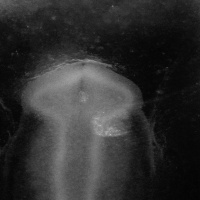
#> input picture chick_classifier_master/held back test_data/10.1_held_back/10.1_005_000.jpg, 200 x 200 px
$ python rotate_simple.py --image '../../held back test_data/10.1_held_back/10.1_005_000.jpg'
#> lines starting #> are read from the running program, lines starting #| are printed output that depends on the picture
# import the necessary packages
import numpy as np
import argparse
import imutils
import cv2

# construct the argument parse and parse the arguments
ap = argparse.ArgumentParser()
ap.add_argument("-i", "--image", required=True,
	help="path to the image file")
args = vars(ap.parse_args())

# load the image from disk
image = cv2.imread(args["image"])
#> image is the input picture: shape (200, 200, 3); min 3, max 186, mean 47.8

# loop over the rotation angles again, this time ensuring
# no part of the image is cut off
for angle in np.arange(0, 360, 15):
	rotated = imutils.rotate_bound(image, angle)
	cv2.imshow("Rotated (Correct)", rotated)
	cv2.waitKey(0)
#> this loop made 24 passes
#> pass 2, `rotated = imutils.rotate_bound(image, angle)`:
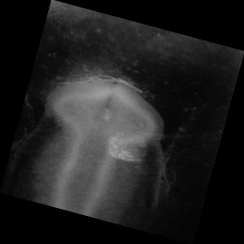
#> rotated: shape (244, 244, 3); min 0, max 174, mean 32.1
#> pass 3, `rotated = imutils.rotate_bound(image, angle)`:
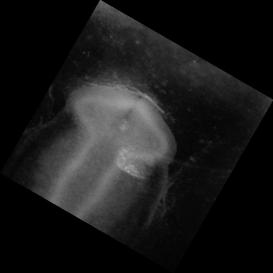
#> rotated: shape (273, 273, 3); min 0, max 177, mean 25.7

$ run again, on chick_classifier_master/held back test_data/10.1_held_back/10.1_005_002.jpg
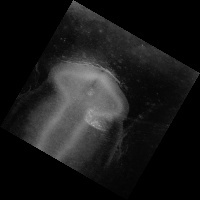
#> input picture chick_classifier_master/held back test_data/10.1_held_back/10.1_005_002.jpg, 200 x 200 px
#> image is the input picture: shape (200, 200, 3); min 0, max 176, mean 25.6
#> the loop `for angle in np.arange(0, 360, 15):` made 24 passes
#> pass 2, `rotated = imutils.rotate_bound(image, angle)`:
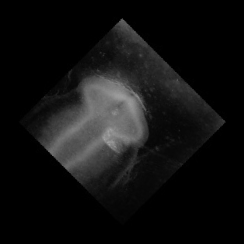
#> rotated: shape (244, 244, 3); min 0, max 162, mean 17.2
#> pass 3, `rotated = imutils.rotate_bound(image, angle)`:
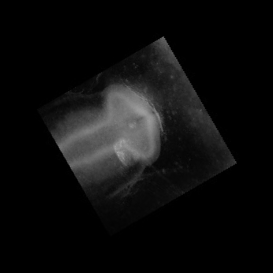
#> rotated: shape (273, 273, 3); min 0, max 163, mean 13.8

$ run again, on chick_classifier_master/held back test_data/10.1_held_back/10.1_005_003.jpg
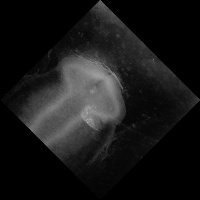
#> input picture chick_classifier_master/held back test_data/10.1_held_back/10.1_005_003.jpg, 200 x 200 px
#> image is the input picture: shape (200, 200, 3); min 0, max 185, mean 23.9
#> the loop `for angle in np.arange(0, 360, 15):` made 24 passes
#> pass 2, `rotated = imutils.rotate_bound(image, angle)`:
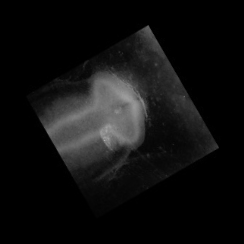
#> rotated: shape (244, 244, 3); min 0, max 174, mean 16.1
#> pass 3, `rotated = imutils.rotate_bound(image, angle)`:
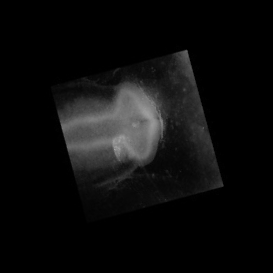
#> rotated: shape (273, 273, 3); min 0, max 162, mean 12.8

$ run again, on chick_classifier_master/held back test_data/10.1_held_back/10.1_005_004.jpg
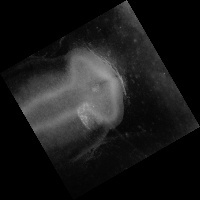
#> input picture chick_classifier_master/held back test_data/10.1_held_back/10.1_005_004.jpg, 200 x 200 px
#> image is the input picture: shape (200, 200, 3); min 0, max 166, mean 25.6
#> the loop `for angle in np.arange(0, 360, 15):` made 24 passes
#> pass 2, `rotated = imutils.rotate_bound(image, angle)`:
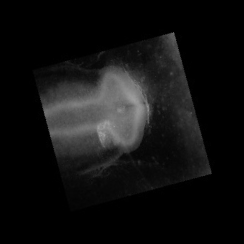
#> rotated: shape (244, 244, 3); min 0, max 160, mean 17.2
#> pass 3, `rotated = imutils.rotate_bound(image, angle)`:
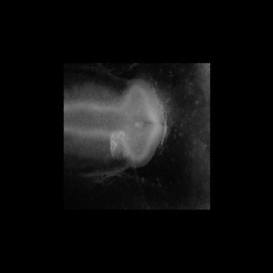
#> rotated: shape (273, 273, 3); min 0, max 161, mean 13.8
